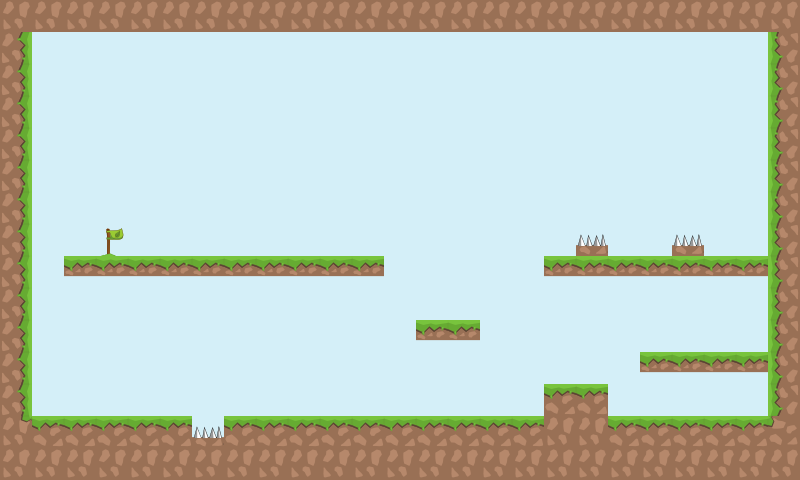

The image is a tile-based game level rendered from a .tmx file. Its description and source (layers, tilesets, objects; grid data summarised) follow:
An orthogonal 25x15 tile map with 32x32 px tiles, 2 tile layers (background, graphics) and 22 objects.

<map version="1.0" tiledversion="1.1.1" orientation="orthogonal" renderorder="right-down" width="25" height="15" tilewidth="32" tileheight="32" infinite="0" nextobjectid="49">
 <tileset firstgid="1" source="tiles_32x32_proper.tsx" />
 <layer name="background" width="25" height="15">
  <data>[375 cells, 375 non-empty, 1 distinct tile ids]</data>
 </layer>
 <layer name="graphics" width="25" height="15">
  <data>[375 cells, 127 non-empty, 9 distinct tile ids]</data>
 </layer>
 <objectgroup name="blocks">
  <object id="2" x="768" y="0" width="32" height="447" />
  <object id="3" x="0" y="-1" width="32" height="449" />
  <object id="19" x="544" y="384.333" width="64.3333" height="31.6667" />
  <object id="20" x="640" y="352" width="127.667" height="19.6967" />
  <object id="21" x="416.333" y="320.333" width="64.3333" height="18.6815" />
  <object id="22" x="65" y="256.333" width="318.667" height="19.0149" />
  <object id="38" x="227.945" y="415.991" width="572.916" height="62.2482" />
  <object id="39" x="0.10982" y="415.915" width="188.759" height="62.3243" />
  <object id="41" x="544.013" y="255.187" width="230.279" height="19.4626" />
  <object id="46" x="28" y="1" width="742.833" height="30.9565" />
  <object id="48" x="186.667" y="467.667" width="48" height="10.6667" />
 </objectgroup>
 <objectgroup name="damage">
  <object id="40" x="193.407" y="434.132" width="30.3644" height="24.0385" />
  <object id="42" x="579.923" y="236.694" width="24.0385" height="12.6518" />
  <object id="45" x="673.923" y="236.694" width="24.0385" height="12.6518" />
 </objectgroup>
 <objectgroup name="flowers">
  <object id="24" x="208" y="222">
   <ellipse />
  </object>
  <object id="25" x="298" y="222">
   <ellipse />
  </object>
  <object id="26" x="448" y="294">
   <ellipse />
  </object>
  <object id="27" x="668" y="319">
   <ellipse />
  </object>
  <object id="28" x="736" y="318">
   <ellipse />
  </object>
  <object id="43" x="678.138" y="192.308">
   <ellipse />
  </object>
  <object id="44" x="736.336" y="192.308">
   <ellipse />
  </object>
 </objectgroup>
 <objectgroup name="end">
  <object id="31" x="111" y="237">
   <ellipse />
  </object>
 </objectgroup>
</map>
